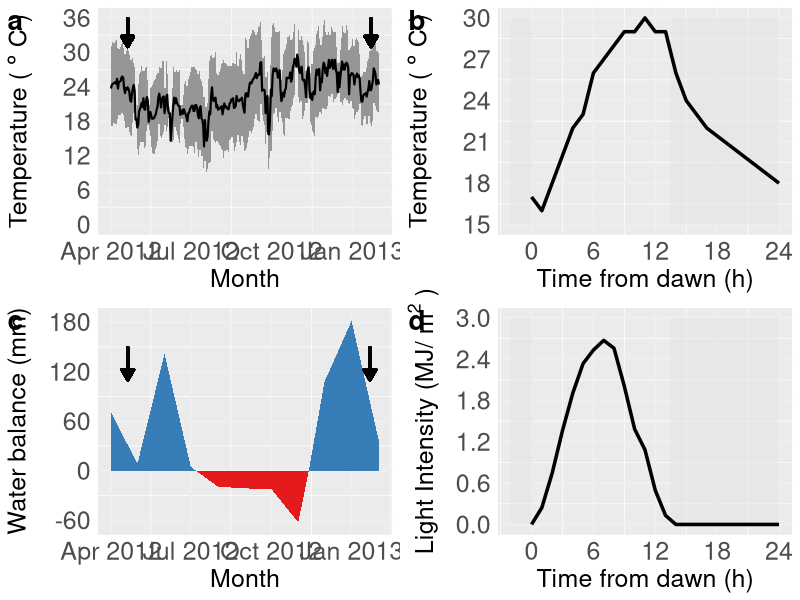

Write R code to recreate this figure.
library(ggplot2)
library(scales)
library(reshape2)
library(cowplot)

Sys.setlocale("LC_ALL","English")


#FigureS1A
campo = read.csv("FigureS1A.txt", sep="\t")

campo$Date = as.character(campo$Date)
campo$Date = as.Date(campo$Date, format = "%d/%m/%Y")

campo2 <- melt(campo, id.vars="Date")
names(campo2) [names(campo2) == "value"] <- "Temperature"

seasonal_temperature <- ggplot(campo, aes(Date))+
  geom_ribbon(aes(ymin = minimum, ymax = maximum), fill = "#969696") +
  geom_line(aes(y = average), size = 0.75)+
  scale_x_date(name="Month", date_labels = "%b %Y") +
  geom_segment(mapping=aes(x=as.Date("2013-01-22", "%Y-%m-%d"), y=36, xend=as.Date("2013-01-22", "%Y-%m-%d"), yend=31), size = 1, arrow=arrow(type = "closed", angle = 30, length = unit(0.3, "cm"))) + 
  geom_segment(mapping=aes(x=as.Date("2012-04-20", "%Y-%m-%d"), y=36, xend=as.Date("2012-04-20", "%Y-%m-%d"), yend=31), size = 1, arrow=arrow(type = "closed", angle = 30, length = unit(0.3, "cm"))) + 
  scale_y_continuous(breaks=seq(0,36,6), name="Temperature ("~degree~"C )", limits=c(0, 36))+
  theme(panel.grid.major = element_line(colour = "#efefef", size = 0.75),
      text = element_text(size=18), 
      axis.ticks = element_blank(),
      axis.line = element_blank(),
      axis.text.x = element_text(size=18),
      axis.text.y = element_text(size=18),
      legend.position="none")


#FigureS1C
campo_hidrico = read.csv("FigureS1C.txt", sep="\t")
campo_hidrico$Month = as.character(campo_hidrico$Month)
campo_hidrico$Month = as.Date(campo_hidrico$Month, format = "%d/%m/%Y")
campo_hidrico2 <- melt(campo_hidrico, id.vars="Month")
names(campo_hidrico2) [names(campo_hidrico2) == "value"] <- "Water.status"

seasonal_water <- ggplot(data=campo_hidrico2, aes(x=Month, y=Water.status, group=variable)) +
  geom_area(data=subset(campo_hidrico2, Water.status <= 0), aes(col=variable), fill="#e41a1c", linetype=0)  +
  geom_area(data=subset(campo_hidrico2, Water.status >= 0), aes(col=variable), fill="#377eb8", linetype=0)  +
  scale_x_date(date_labels = "%b %Y") +
  scale_y_continuous(name="Water balance (mm)", breaks=seq(-60,180,60), limits=c(-65, 185))+
  geom_segment(mapping=aes(x=as.Date("2013-01-22", "%Y-%m-%d"), y=150, xend=as.Date("2013-01-22", "%Y-%m-%d"), yend=110), size = 1, arrow=arrow(type = "closed", angle = 30, length = unit(0.3, "cm"))) + 
  geom_segment(mapping=aes(x=as.Date("2012-04-20", "%Y-%m-%d"), y=150, xend=as.Date("2012-04-20", "%Y-%m-%d"), yend=110), size = 1, arrow=arrow(type = "closed", angle = 30, length = unit(0.3, "cm"))) + 
    theme(panel.grid.major = element_line(colour = "#efefef", size = 0.75),
      text = element_text(size=18), 
      axis.ticks = element_blank(),
      axis.line = element_blank(),
      axis.text.x = element_text(size=18),
      axis.text.y = element_text(size=18),
      legend.position="none")


#FigureS1BD
diaria = read.csv("FigureS1BD.txt", sep="\t")

temperature_daily_field <- ggplot(data=diaria, aes(x=Hour, y=Temperature)) +
                        annotate("rect", xmin = -2, xmax = 0, ymin = 15, ymax = 30, alpha = .5, fill = "#e3e3e3")+
                        annotate("rect", xmin = 13.5, xmax = 24, ymin = 15, ymax = 30, alpha = .5, fill = "#e3e3e3")+
                        geom_line(size = 1.2) +
                        scale_x_continuous(breaks=seq(0,24,6), name="Time from dawn (h)", limits=c(-2, 24))+
                        scale_y_continuous(name="Temperature ("~degree~"C )", breaks=seq(15,30,3), limits=c(15, 30))+
                        theme(panel.grid.major = element_line(colour = "#efefef", size = 0.75),
                              text = element_text(size=18), 
                              axis.ticks = element_blank(),
                              axis.line = element_blank(),
                              axis.text.x = element_text(size=18),
                              axis.text.y = element_text(size=18),
                              legend.position="none")


light_daily_field <- ggplot(data=diaria, aes(x=Hour, y=Light)) +
                  annotate("rect", xmin = -2, xmax = 0, ymin = 0, ymax = 3, alpha = .5, fill = "#e3e3e3")+
                  annotate("rect", xmin = 13.5, xmax = 24, ymin = 0, ymax = 3, alpha = .5, fill = "#e3e3e3")+
                  geom_line(size = 1.2) +
                  scale_x_continuous(breaks=seq(0,24,6), name="Time from dawn (h)", limits=c(-2, 24))+
                  scale_y_continuous(name="Light Intensity (MJ/" ~ m^{2}~")", breaks=seq(0,3,0.6), limits=c(0, 3))+
                  theme(panel.grid.major = element_line(colour = "#efefef", size = 0.75), 
                  text = element_text(size=18), 
                  axis.ticks = element_blank(),
                  axis.line = element_blank(),
                  axis.text.x = element_text(size=18),
                  axis.text.y = element_text(size=18),
                  legend.position="none")

plot_grid(seasonal_temperature, temperature_daily_field, seasonal_water, light_daily_field, labels = c("a", "b", "c", "d"), ncol= 2, align = "v",label_size = 20)
